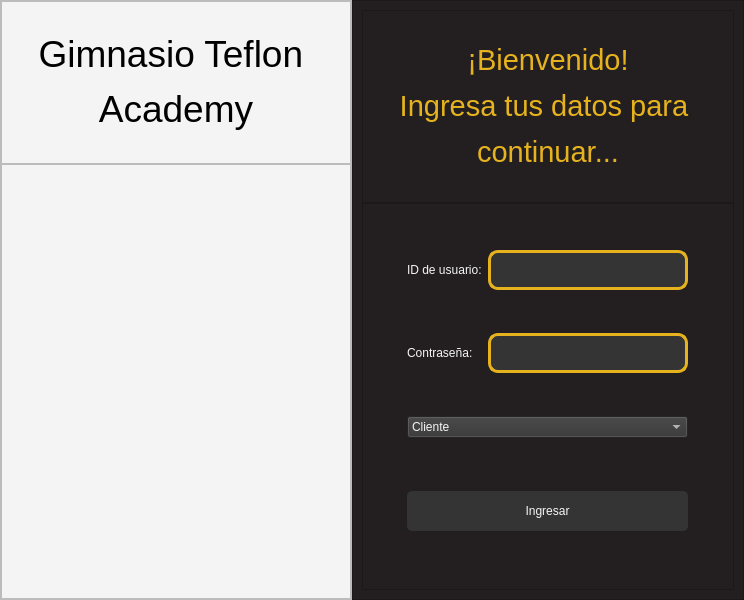
<?xml version="1.0" encoding="UTF-8"?>
<ui version="4.0">
 <class>LogIn</class>
 <widget class="QMainWindow" name="LogIn">
  <property name="geometry">
   <rect>
    <x>0</x>
    <y>0</y>
    <width>744</width>
    <height>600</height>
   </rect>
  </property>
  <property name="windowTitle">
   <string>LogIn</string>
  </property>
  <property name="windowIcon">
   <iconset resource="Images/images.qrc">
    <normaloff>:/logos/logo.ico</normaloff>:/logos/logo.ico</iconset>
  </property>
  <widget class="QWidget" name="centralwidget">
   <layout class="QHBoxLayout" name="horizontalLayout" stretch="9,10">
    <property name="spacing">
     <number>0</number>
    </property>
    <property name="leftMargin">
     <number>0</number>
    </property>
    <property name="topMargin">
     <number>0</number>
    </property>
    <property name="rightMargin">
     <number>0</number>
    </property>
    <property name="bottomMargin">
     <number>0</number>
    </property>
    <item>
     <widget class="QFrame" name="frame">
      <property name="styleSheet">
       <string notr="true">background-color: rgb(244, 244, 244);</string>
      </property>
      <property name="frameShape">
       <enum>QFrame::StyledPanel</enum>
      </property>
      <property name="frameShadow">
       <enum>QFrame::Raised</enum>
      </property>
      <layout class="QVBoxLayout" name="verticalLayout" stretch="3,8">
       <property name="spacing">
        <number>0</number>
       </property>
       <property name="leftMargin">
        <number>0</number>
       </property>
       <property name="topMargin">
        <number>0</number>
       </property>
       <property name="rightMargin">
        <number>0</number>
       </property>
       <property name="bottomMargin">
        <number>0</number>
       </property>
       <item>
        <widget class="QFrame" name="frame_3">
         <property name="frameShape">
          <enum>QFrame::StyledPanel</enum>
         </property>
         <property name="frameShadow">
          <enum>QFrame::Raised</enum>
         </property>
         <layout class="QGridLayout" name="gridLayout">
          <item row="0" column="0">
           <widget class="QLabel" name="label">
            <property name="styleSheet">
             <string notr="true">border: 0px solid #e6b31e;
font: 63 40pt &quot;Bahnschrift SemiBold SemiConden&quot;;</string>
            </property>
            <property name="text">
             <string>&lt;html&gt;&lt;head/&gt;&lt;body&gt;&lt;p align=&quot;center&quot;&gt;&lt;span style=&quot; font-size:28pt;&quot;&gt;Gimnasio Teflon &lt;/span&gt;&lt;/p&gt;&lt;p align=&quot;center&quot;&gt;&lt;span style=&quot; font-size:28pt;&quot;&gt;Academy&lt;/span&gt;&lt;/p&gt;&lt;/body&gt;&lt;/html&gt;</string>
            </property>
           </widget>
          </item>
         </layout>
        </widget>
       </item>
       <item>
        <widget class="QFrame" name="frame_4">
         <property name="styleSheet">
          <string notr="true"/>
         </property>
         <property name="frameShape">
          <enum>QFrame::StyledPanel</enum>
         </property>
         <property name="frameShadow">
          <enum>QFrame::Raised</enum>
         </property>
         <layout class="QGridLayout" name="gridLayout_4">
          <item row="0" column="0" colspan="2">
           <widget class="QLabel" name="label_2">
            <property name="styleSheet">
             <string notr="true">background-color: rgb(255, 255, 255, 0);
image: url(:/menu/LogoLogin.png);
border: 0px solid #e6b31e;</string>
            </property>
            <property name="text">
             <string/>
            </property>
           </widget>
          </item>
         </layout>
        </widget>
       </item>
      </layout>
     </widget>
    </item>
    <item>
     <widget class="QFrame" name="frame_2">
      <property name="styleSheet">
       <string notr="true">background-color: #231f20;</string>
      </property>
      <property name="frameShape">
       <enum>QFrame::StyledPanel</enum>
      </property>
      <property name="frameShadow">
       <enum>QFrame::Raised</enum>
      </property>
      <layout class="QVBoxLayout" name="verticalLayout_2" stretch="5,10">
       <property name="spacing">
        <number>0</number>
       </property>
       <item>
        <widget class="QFrame" name="frame_5">
         <property name="frameShape">
          <enum>QFrame::StyledPanel</enum>
         </property>
         <property name="frameShadow">
          <enum>QFrame::Raised</enum>
         </property>
         <layout class="QGridLayout" name="gridLayout_2">
          <item row="0" column="0">
           <widget class="QLabel" name="label_3">
            <property name="styleSheet">
             <string notr="true">border: 0px solid #e6b31e;
font: 63 40pt &quot;Bahnschrift SemiBold SemiConden&quot;;
color:#e6b31e;</string>
            </property>
            <property name="text">
             <string>&lt;html&gt;&lt;head/&gt;&lt;body&gt;&lt;p align=&quot;center&quot;&gt;&lt;span style=&quot; font-size:22pt;&quot;&gt;¡Bienvenido!&lt;/span&gt;&lt;/p&gt;&lt;p align=&quot;center&quot;&gt;&lt;span style=&quot; font-size:22pt;&quot;&gt;Ingresa tus datos para &lt;/span&gt;&lt;/p&gt;&lt;p align=&quot;center&quot;&gt;&lt;span style=&quot; font-size:22pt;&quot;&gt;continuar...&lt;/span&gt;&lt;/p&gt;&lt;/body&gt;&lt;/html&gt;</string>
            </property>
           </widget>
          </item>
         </layout>
        </widget>
       </item>
       <item>
        <widget class="QFrame" name="frame_6">
         <property name="frameShape">
          <enum>QFrame::StyledPanel</enum>
         </property>
         <property name="frameShadow">
          <enum>QFrame::Raised</enum>
         </property>
         <layout class="QGridLayout" name="gridLayout_3">
          <item row="1" column="2">
           <widget class="QLineEdit" name="lineEdit_8">
            <property name="minimumSize">
             <size>
              <width>200</width>
              <height>40</height>
             </size>
            </property>
            <property name="maximumSize">
             <size>
              <width>400</width>
              <height>40</height>
             </size>
            </property>
            <property name="focusPolicy">
             <enum>Qt::StrongFocus</enum>
            </property>
            <property name="styleSheet">
             <string notr="true">background-color: #343434;
font: 87 14pt &quot;Arial Black&quot;;
color: whitesmoke;
border: 3px solid #e6b31e;
border-radius: 10px;
</string>
            </property>
            <property name="echoMode">
             <enum>QLineEdit::Password</enum>
            </property>
            <property name="alignment">
             <set>Qt::AlignCenter</set>
            </property>
            <property name="cursorMoveStyle">
             <enum>Qt::LogicalMoveStyle</enum>
            </property>
           </widget>
          </item>
          <item row="0" column="0">
           <spacer name="horizontalSpacer_5">
            <property name="orientation">
             <enum>Qt::Horizontal</enum>
            </property>
            <property name="sizeHint" stdset="0">
             <size>
              <width>40</width>
              <height>20</height>
             </size>
            </property>
           </spacer>
          </item>
          <item row="5" column="0">
           <spacer name="horizontalSpacer_7">
            <property name="orientation">
             <enum>Qt::Horizontal</enum>
            </property>
            <property name="sizeHint" stdset="0">
             <size>
              <width>40</width>
              <height>20</height>
             </size>
            </property>
           </spacer>
          </item>
          <item row="0" column="2">
           <widget class="QLineEdit" name="lineEdit_7">
            <property name="minimumSize">
             <size>
              <width>200</width>
              <height>40</height>
             </size>
            </property>
            <property name="maximumSize">
             <size>
              <width>400</width>
              <height>40</height>
             </size>
            </property>
            <property name="styleSheet">
             <string notr="true">background-color: #343434;
font: 87 14pt &quot;Arial Black&quot;;
color: whitesmoke;
border: 3px solid #e6b31e;
border-radius: 10px;
</string>
            </property>
            <property name="alignment">
             <set>Qt::AlignCenter</set>
            </property>
           </widget>
          </item>
          <item row="0" column="3">
           <spacer name="horizontalSpacer_3">
            <property name="orientation">
             <enum>Qt::Horizontal</enum>
            </property>
            <property name="sizeHint" stdset="0">
             <size>
              <width>40</width>
              <height>20</height>
             </size>
            </property>
           </spacer>
          </item>
          <item row="1" column="3">
           <spacer name="horizontalSpacer_4">
            <property name="orientation">
             <enum>Qt::Horizontal</enum>
            </property>
            <property name="sizeHint" stdset="0">
             <size>
              <width>40</width>
              <height>20</height>
             </size>
            </property>
           </spacer>
          </item>
          <item row="5" column="3">
           <spacer name="horizontalSpacer_8">
            <property name="orientation">
             <enum>Qt::Horizontal</enum>
            </property>
            <property name="sizeHint" stdset="0">
             <size>
              <width>40</width>
              <height>20</height>
             </size>
            </property>
           </spacer>
          </item>
          <item row="1" column="0">
           <spacer name="horizontalSpacer_6">
            <property name="orientation">
             <enum>Qt::Horizontal</enum>
            </property>
            <property name="sizeHint" stdset="0">
             <size>
              <width>40</width>
              <height>20</height>
             </size>
            </property>
           </spacer>
          </item>
          <item row="1" column="1">
           <widget class="QLabel" name="label_120">
            <property name="styleSheet">
             <string notr="true">font: 87 14pt &quot;Arial Black&quot;;
color: whitesmoke;</string>
            </property>
            <property name="text">
             <string>Contraseña:</string>
            </property>
           </widget>
          </item>
          <item row="0" column="1">
           <widget class="QLabel" name="label_119">
            <property name="styleSheet">
             <string notr="true">font: 87 14pt &quot;Arial Black&quot;;
color: whitesmoke;</string>
            </property>
            <property name="text">
             <string>ID de usuario:</string>
            </property>
           </widget>
          </item>
          <item row="5" column="1" colspan="2">
           <widget class="QPushButton" name="pushButton_28">
            <property name="minimumSize">
             <size>
              <width>200</width>
              <height>60</height>
             </size>
            </property>
            <property name="maximumSize">
             <size>
              <width>400</width>
              <height>60</height>
             </size>
            </property>
            <property name="cursor">
             <cursorShape>PointingHandCursor</cursorShape>
            </property>
            <property name="styleSheet">
             <string notr="true">QPushButton{
	background-color: #343434;
	font: 87 14pt &quot;Arial Black&quot;;
	color: whitesmoke;
	border-radius: 5px;
	border: .5px solid #e6b31e;
	margin: 10 px;
	right-margin: 10px;
}

QPushButton:hover{
	background-color: #e6b31e;
	font: 87 14pt &quot;Arial Black&quot;;
	color: whitesmoke;
	border-radius: 5px;
	border: 1.5px solid #343434;
	margin: 10 px;
	right-margin: 10px;
}</string>
            </property>
            <property name="text">
             <string>Ingresar</string>
            </property>
           </widget>
          </item>
          <item row="4" column="1" colspan="2">
           <widget class="QComboBox" name="SeleccionRol">
            <property name="contextMenuPolicy">
             <enum>Qt::DefaultContextMenu</enum>
            </property>
            <property name="styleSheet">
             <string notr="true">font: 63 20pt &quot;Bahnschrift SemiBold SemiConden&quot;;
border: .5px solid #e6b31e;
background-color: rgb(52, 52, 52);
color: whitesmoke;</string>
            </property>
            <item>
             <property name="text">
              <string>Cliente</string>
             </property>
            </item>
            <item>
             <property name="text">
              <string>Administrativo</string>
             </property>
            </item>
           </widget>
          </item>
         </layout>
        </widget>
       </item>
      </layout>
     </widget>
    </item>
   </layout>
  </widget>
 </widget>
 <resources>
  <include location="Images/images.qrc"/>
 </resources>
 <connections/>
</ui>
